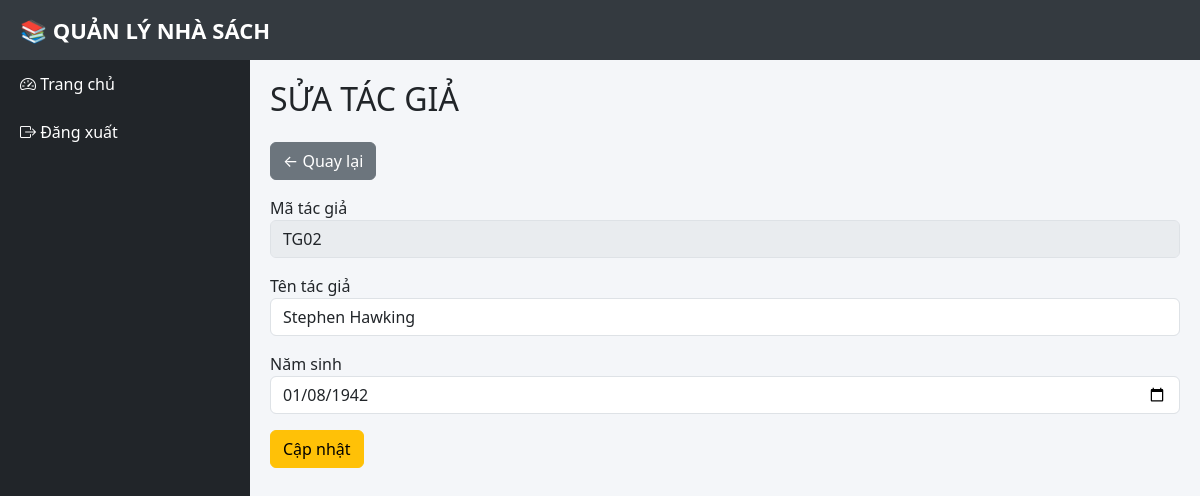
/tacgia/sua.php?id=TG02, run on the app's committed database.
### tables this page shows
CREATE TABLE `tacgia` (
  `MaTacGia` varchar(20) NOT NULL,
  `TenTacGia` varchar(100) DEFAULT NULL,
  `NamSinh` datetime DEFAULT NULL
);

### tacgia/sua.php (the view, shortened to what this page needs)
<?php
include("../layout/header.php");
include("../layout/sidebar.php");
$id = $_GET['id'];
$sql = "
SELECT * FROM TACGIA
WHERE MaTacGia='$id'
";
$result = mysqli_query($conn, $sql);
$row = mysqli_fetch_assoc($result);
?>
<div class="content">
<h2 class="mb-4">
    SỬA TÁC GIẢ
</h2>
<a href="index.php" class="btn btn-secondary mb-3">
    ← Quay lại
</a>
<form method="POST">
<label>Mã tác giả</label>
<input
type="text"
class="form-control mb-3"
value="<?= $row['MaTacGia'] ?>"
readonly
disabled>
<label>Tên tác giả</label>
<input
type="text"
value="<?= $row['TenTacGia'] ?>"
name="tentacgia"
class="form-control mb-3"
required>
<label>Năm sinh</label>
<input
type="date"
value="<?= !empty($row['NamSinh'])
    ? date('Y-m-d', strtotime($row['NamSinh']))
    : '' ?>"
name="namsinh"
class="form-control mb-3">
<button
class="btn btn-warning"
name="sua">
Cập nhật
</button>
</form>
</div>
<?php
include("../layout/footer.php");
?>

### layout/header.php (style rules this page uses)
body { margin:0; background:#f4f6f9; }
.content { margin-left:250px; margin-top:60px; padding:20px; }

### data on the page
tacgia: MaTacGia "TG02", tentacgia "Stephen Hawking", namsinh "01/08/1942"
